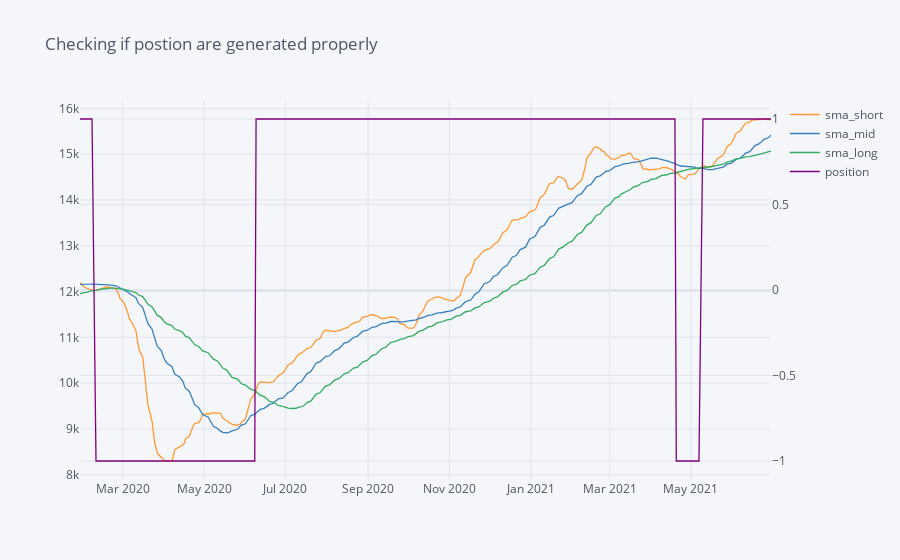
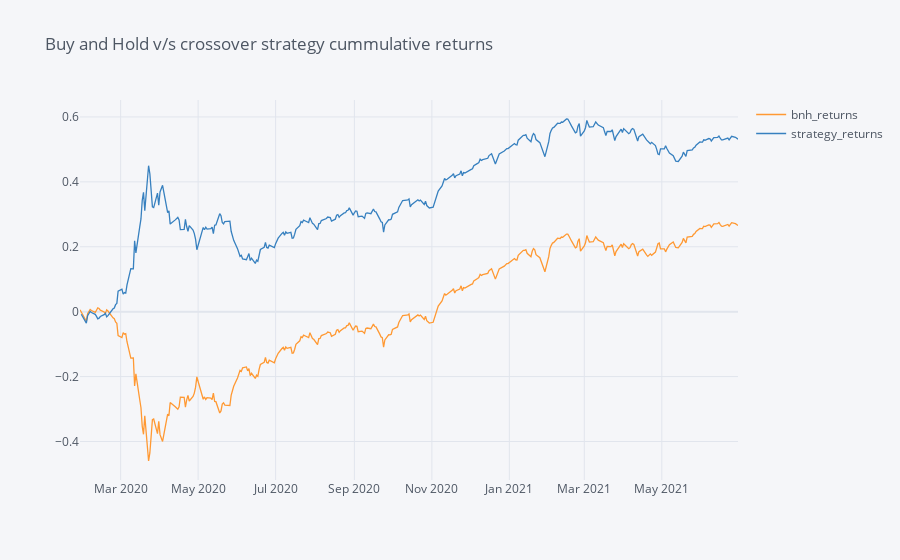

Notebook code for these charts, in order:
### Code cell
sma.plot_analysis()

### Figure 1 — Plotly figure (JSON) as saved in the notebook; plotly's stock layout.template omitted (floating-point values rounded to 4 significant figures; data arrays with more than 128 entries replaced by an {"elided": "..."} marker saying what was removed)
{"data": [{"line": {"color": "rgba(255, 153, 51, 1.0)", "dash": "solid", "shape": "linear", "width": 1.3}, "mode": "lines", "name": "sma_short", "text": "", "type": "scatter", "x": {"elided": "351 str values"}, "y": {"elided": "351 float values"}}, {"line": {"color": "rgba(55, 128, 191, 1.0)", "dash": "solid", "shape": "linear", "width": 1.3}, "mode": "lines", "name": "sma_mid", "text": "", "type": "scatter", "x": {"elided": "351 str values"}, "y": {"elided": "351 float values"}}, {"line": {"color": "rgba(50, 171, 96, 1.0)", "dash": "solid", "shape": "linear", "width": 1.3}, "mode": "lines", "name": "sma_long", "text": "", "type": "scatter", "x": {"elided": "351 str values"}, "y": {"elided": "351 float values"}}, {"line": {"color": "rgba(128, 0, 128, 1.0)", "dash": "solid", "shape": "linear", "width": 1.3}, "mode": "lines", "name": "position", "text": "", "type": "scatter", "x": {"elided": "351 str values"}, "xaxis": "x", "y": {"elided": "351 int values"}, "yaxis": "y2"}], "layout": {"legend": {"bgcolor": "#F5F6F9", "font": {"color": "#4D5663"}}, "paper_bgcolor": "#F5F6F9", "plot_bgcolor": "#F5F6F9", "title": {"font": {"color": "#4D5663"}, "text": "Checking if postion are generated properly"}, "xaxis": {"gridcolor": "#E1E5ED", "showgrid": true, "tickfont": {"color": "#4D5663"}, "title": {"font": {"color": "#4D5663"}, "text": ""}, "zerolinecolor": "#E1E5ED"}, "yaxis": {"gridcolor": "#E1E5ED", "showgrid": true, "tickfont": {"color": "#4D5663"}, "title": {"font": {"color": "#4D5663"}, "text": ""}, "zerolinecolor": "#E1E5ED"}, "yaxis2": {"anchor": "x", "gridcolor": "#E1E5ED", "overlaying": "y", "showgrid": true, "side": "right", "tickfont": {"color": "#4D5663"}, "title": {"text": ""}, "zerolinecolor": "#E1E5ED"}}}

### Figure 2 — Plotly figure (JSON) as saved in the notebook; plotly's stock layout.template omitted (floating-point values rounded to 4 significant figures; data arrays with more than 128 entries replaced by an {"elided": "..."} marker saying what was removed)
{"data": [{"line": {"color": "rgba(255, 153, 51, 1.0)", "dash": "solid", "shape": "linear", "width": 1.3}, "mode": "lines", "name": "bnh_returns", "text": "", "type": "scatter", "x": {"elided": "351 str values"}, "y": {"elided": "351 float values"}}, {"line": {"color": "rgba(55, 128, 191, 1.0)", "dash": "solid", "shape": "linear", "width": 1.3}, "mode": "lines", "name": "strategy_returns", "text": "", "type": "scatter", "x": {"elided": "351 str values"}, "y": {"elided": "351 mixed values"}}], "layout": {"legend": {"bgcolor": "#F5F6F9", "font": {"color": "#4D5663"}}, "paper_bgcolor": "#F5F6F9", "plot_bgcolor": "#F5F6F9", "title": {"font": {"color": "#4D5663"}, "text": "Buy and Hold v/s crossover strategy cummulative returns"}, "xaxis": {"gridcolor": "#E1E5ED", "showgrid": true, "tickfont": {"color": "#4D5663"}, "title": {"font": {"color": "#4D5663"}, "text": ""}, "zerolinecolor": "#E1E5ED"}, "yaxis": {"gridcolor": "#E1E5ED", "showgrid": true, "tickfont": {"color": "#4D5663"}, "title": {"font": {"color": "#4D5663"}, "text": ""}, "zerolinecolor": "#E1E5ED"}}}
